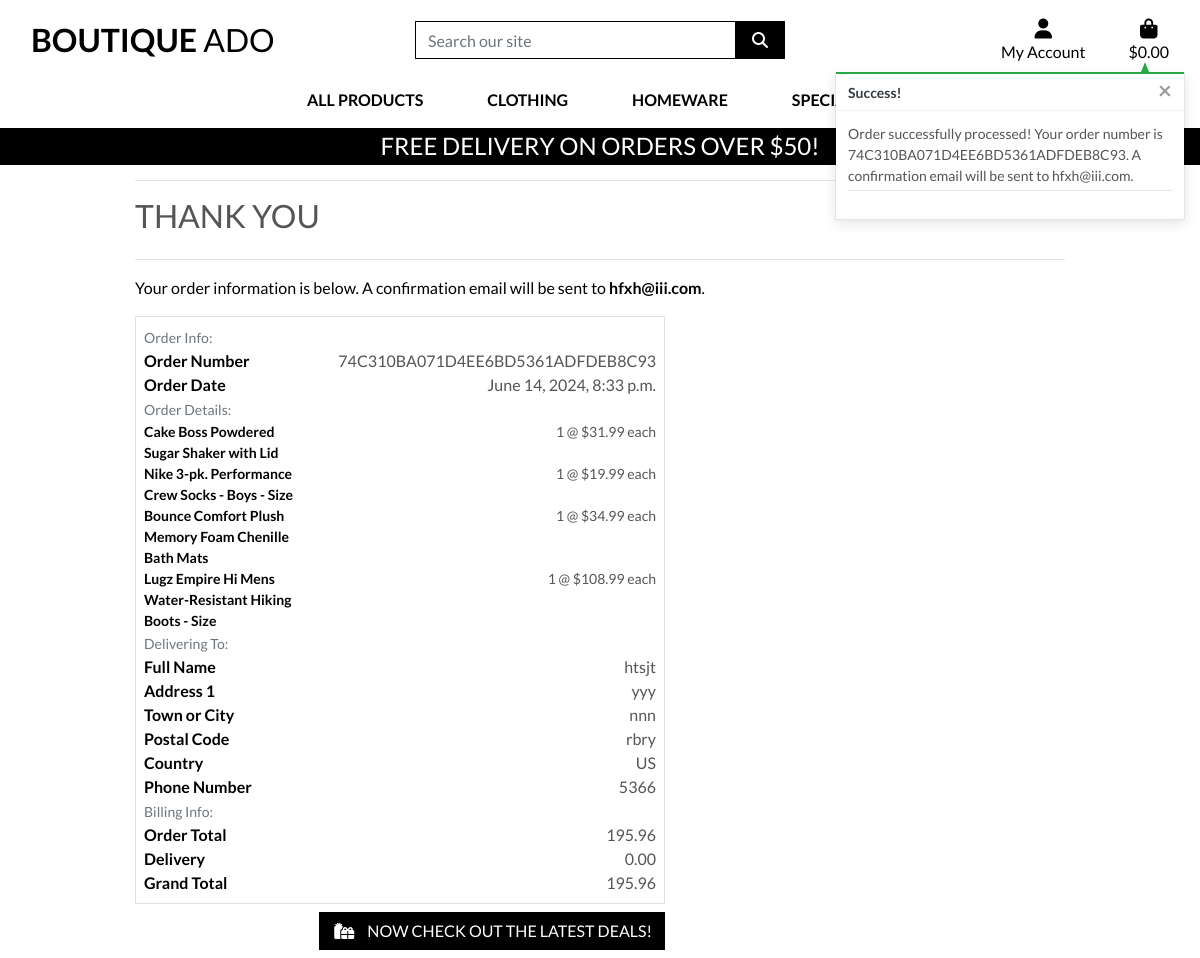
The page /checkout/checkout_success/74C310BA071D4EE6BD5361ADFDEB8C93 on the database its author committed.
### checkout/models.py (models this page shows, shortened)
class Order(models.Model):
    order_number = models.CharField(max_length=32, null=False, editable=False)
    full_name = models.CharField(max_length=50, null=False, blank=False)
    email = models.EmailField(max_length=254, null=False, blank=False)
    phone_number = models.CharField(max_length=20, null=False, blank=False)
    country = models.CharField(max_length=40, null=False, blank=False)
    postcode = models.CharField(max_length=20, null=True, blank=True)
    town_or_city = models.CharField(max_length=40, null=False, blank=False)
    street_address1 = models.CharField(max_length=80, null=False, blank=False)
    street_address2 = models.CharField(max_length=80, null=True, blank=True)
    county = models.CharField(max_length=80, null=True, blank=True)
    date = models.DateTimeField(auto_now_add=True)
    delivery_cost = models.DecimalField(max_digits=6, decimal_places=2, null=False, default=0)
    order_total = models.DecimalField(max_digits=10, decimal_places=2, null=False, default=0)
    grand_total = models.DecimalField(max_digits=10, decimal_places=2, null=False, default=0)
    original_bag = models.TextField(null=False, blank=False, default='')
    stripe_pid = models.CharField(max_length=254, null=False, blank=False, default='')

class OrderLineItem(models.Model):
    order = models.ForeignKey(Order, null=False, blank=False, on_delete=models.CASCADE, related_name='lineitems')
    product = models.ForeignKey(Product, null=False, blank=False, on_delete=models.CASCADE)
    product_size = models.CharField(max_length=2, null=True, blank=True) # XS, S, M, L, XL
    quantity = models.IntegerField(null=False, blank=False, default=0)
    lineitem_total = models.DecimalField(max_digits=6, decimal_places=2, null=False, blank=False, editable=False)

### products/models.py (models this page shows, shortened)
class Product(models.Model):
    category = models.ForeignKey('Category', null=True, blank= True, on_delete=models.SET_NULL)
    sku = models.CharField(max_length=254, null=True, blank=True)
    name = models.CharField(max_length=254)
    description = models.TextField()
    has_sizes = models.BooleanField(default=False, null=True, blank=True)
    price = models.DecimalField(max_digits=6, decimal_places=2)
    rating = models.DecimalField(max_digits=6, decimal_places=2, null=True, blank=True)
    image_url = models.URLField(max_length=1024, null=True, blank=True)
    image = models.ImageField(null=True, blank=True)

### checkout/views.py (the view)
# urls.py: path('checkout_success/<order_number>', views.checkout_success, name='checkout_success'),
def checkout_success(request, order_number):
    save_info = request.session.get('save_info')
    order = get_object_or_404(Order, order_number=order_number)
    messages.success(request, f'Order successfully processed! \
        Your order number is {order_number}. A confirmation \
        email will be sent to {order.email}.')
    if 'bag' in request.session:
        del request.session['bag']
    template = 'checkout/checkout_success.html'
    context = {
        'order': order,
    }
    return render(request, template, context)

### bag/contexts.py (called while the page is built, shortened)
def bag_contents(request):
    bag_items = []
    total = 0
    product_count = 0
    bag = request.session.get("bag", {})
    if total < settings.FREE_DELIVERY_THRESHOLD:
        delivery = total * Decimal(settings.STANDARD_DELIVERY_PERCENTAGE / 100)
        free_delivery_delta = settings.FREE_DELIVERY_THRESHOLD - total
    else:
        delivery = 0
        free_delivery_delta = 0
    grand_total = delivery + total
    context = {
        'bag_items': bag_items,
        'total': total,
        'product_count': product_count,
        'delivery': delivery,
        'free_delivery_delta': free_delivery_delta,
        'free_delivery_threshold': settings.FREE_DELIVERY_THRESHOLD,
        'grand_total': grand_total,
    }
    return context

### checkout/templates/checkout/checkout_success.html (shortened to what this page needs)
{% extends "base.html" %}
{% load static %}
{% block extra_css %}
    <link rel="stylesheet" href="{% static 'checkout/css/checkout.css' %}">
{% endblock %}
{% block page_header %}
    <div class="container header-container">
    </div>
{% endblock %}
{% block content %}
    <div class="overlay"></div>
    <div class="container">
        <div class="row">
            <div class="col">
                <hr>
                <h2 class="logo-font mb-4">Thank You</h2>
                <hr>
                <p class="text-black">Your order information is below. A confirmation email will be sent to <strong>{{ order.email }}</strong>.</p>
            </div>
        </div>
        <div class="row">
            <div class="col-12 col-lg-7">
                <div class="order-confirmation-wrapper p-2 border">
                    <div class="row">
                        <div class="col">
                            <small class="text-muted">Order Info:</small>
                        </div>
                    </div>
                    <div class="row">
                        <div class="col-12 col-md-4">
                            <p class="mb-0 text-black font-weight-bold">Order Number</p>
                        </div>
                        <div class="col-12 col-md-8 text-md-right">
                            <p class="mb-0">{{ order.order_number }}</p>
                        </div>
                    </div>
                    <div class="row">
                        <div class="col-12 col-md-4">
                            <p class="mb-0 text-black font-weight-bold">Order Date</p>
                        </div>
                        <div class="col-12 col-md-8 text-md-right">
                            <p class="mb-0">{{ order.date }}</p>
                        </div>
                    </div>
                    <div class="row">
                        <div class="col">
                            <small class="text-muted">Order Details:</small>
                        </div>
                    </div>
                    {% for item in order.lineitems.all %}
                    <div class="row">
                        <div class="col-12 col-md-4">
                            <p class="small mb-0 text-black font-weight-bold">
                                {{ item.product.name }}{% if item.product_size %} - Size {{ item.product.size|upper }}{% endif %}
                            </p>
                        </div>
                        <div class="col-12 col-md-8 text-md-right">
                            <p class="small mb-0">{{ item.quantity }} @ ${{ item.product.price }} each</p>
                        </div>
                    </div>
                    {% endfor %}
                    <div class="row">
                        <div class="col">
                            <small class="text-muted">Delivering To:</small>
                        </div>
                    </div>
                    <div class="row">
                        <div class="col-12 col-md-4">
                            <p class="mb-0 text-black font-weight-bold">Full Name</p>
                        </div>
                        <div class="col-12 col-md-8 text-md-right">
                            <p class="mb-0">{{ order.full_name }}</p>
                        </div>
                    </div>
                    <div class="row">
                        <div class="col-12 col-md-4">
                            <p class="mb-0 text-black font-weight-bold">Address 1</p>
                        </div>
                        <div class="col-12 col-md-8 text-md-right">
                            <p class="mb-0">{{ order.street_address1 }}</p>
                        </div>
                    </div>
                    <div class="row">
                        <div class="col-12 col-md-4">
                            <p class="mb-0 text-black font-weight-bold">Town or City</p>
                        </div>
                        <div class="col-12 col-md-8 text-md-right">
                            <p class="mb-0">{{ order.town_or_city }}</p>
                        </div>
                    </div>
                    {% if order.postcode %}
                    <div class="row">
                        <div class="col-12 col-md-4">
                            <p class="mb-0 text-black font-weight-bold">Postal Code</p>
                        </div>
                        <div class="col-12 col-md-8 text-md-right">
                            <p class="mb-0">{{ order.postcode }}</p>
                        </div>
                    </div>
                    {% endif %}
                    <div class="row">
                        <div class="col-12 col-md-4">
                            <p class="mb-0 text-black font-weight-bold">Country</p>
                        </div>
                        <div class="col-12 col-md-8 text-md-right">
                            <p class="mb-0">{{ order.country }}</p>
                        </div>
                    </div>
                    <div class="row">
                        <div class="col-12 col-md-4">
                            <p class="mb-0 text-black font-weight-bold">Phone Number</p>
                        </div>
                        <div class="col-12 col-md-8 text-md-right">
                            <p class="mb-0">{{ order.phone_number }}</p>
                        </div>
                    </div>
                    <div class="row">
                        <div class="col">
                            <small class="text-muted">Billing Info:</small>
                        </div>
                    </div>
                    <div class="row">
                        <div class="col-12 col-md-4">
                            <p class="mb-0 text-black font-weight-bold">Order Total</p>
                        </div>
                        <div class="col-12 col-md-8 text-md-right">
                            <p class="mb-0">{{ order.order_total }}</p>
                        </div>
                    </div>
                    <div class="row">
                        <div class="col-12 col-md-4">
                            <p class="mb-0 text-black font-weight-bold">Delivery</p>
                        </div>
                        <div class="col-12 col-md-8 text-md-right">
                            <p class="mb-0">{{ order.delivery_cost }}</p>
                        </div>
                    </div>
                    <div class="row">
                        <div class="col-12 col-md-4">
                            <p class="mb-0 text-black font-weight-bold">Grand Total</p>
                        </div>
                        <div class="col-12 col-md-8 text-md-right">
                            <p class="mb-0">{{ order.grand_total }}</p>
                        </div>
                    </div>
                </div>
            </div>
        </div>
        <div class="row">
			<div class="col-12 col-lg-7 text-right">
				<a href="{% url 'products' %}?category=new_arrivals,deals,clearance" class="btn btn-black rounded-0 my-2">
					<span class="icon mr-2">
						<i class="fas fa-gifts"></i>
					</span>
					<span class="text-uppercase">Now check out the latest deals!</span>
				</a>
			</div>
		</div>
    </div>
{% endblock %}

### static/css/base.css (style rules this page uses)
html { height: 100%; }
body { background: url('/media/homepage_background_cropped.jpg') no-repeat center center fixed; background-size: cover; height: calc(100vh - 164px); color: #555; font-family: 'Lato'; }
.icon { align-items: center; display: inline-flex; justify-content: center; height: 1.5rem; width: 1.5rem; }
.logo-font { text-transform: uppercase; }
.btn-black { background: black; color: white; }
.text-black { color: #000 !important; }
.overlay { height: 100%; width: 100%; top: 0; left: 0; position: fixed; background: white; z-index: -1; }
@media (min-width: 1200px) { .container { max-width: 80%; } }
@media (min-width: 992px) { .header-container { padding-top: 164px; } }

### rows shown on the page
Order: email "hfxh@iii.com", order_number "74C310BA071D4EE6BD5361ADFDEB8C93", date "June 14, 2024, 8:33 p.m.", full_name "htsjt", street_address1 "yyy", town_or_city "nnn", postcode "rbry", country "US", phone_number "5366", order_total "195.96", delivery_cost "0.00", grand_total "195.96"
OrderLineItem: product.name "Cake Boss Powdered Sugar Shaker with Lid", quantity "1", product.price "31.99"
OrderLineItem: product.name "Nike 3-pk. Performance Crew Socks - Boys", quantity "1", product.price "19.99"
OrderLineItem: product.name "Bounce Comfort Plush Memory Foam Chenille Bath Mats", quantity "1", product.price "34.99"
OrderLineItem: product.name "Lugz Empire Hi Mens Water-Resistant Hiking Boots", quantity "1", product.price "108.99"

### other values the page prints
{{ free_delivery_threshold }} "50"
{{ message }} "Order successfully processed! Your order number is 74C310BA071D4EE6BD5361ADFDEB8C93. A confirmation email will be sent to hfxh@iii.com."
